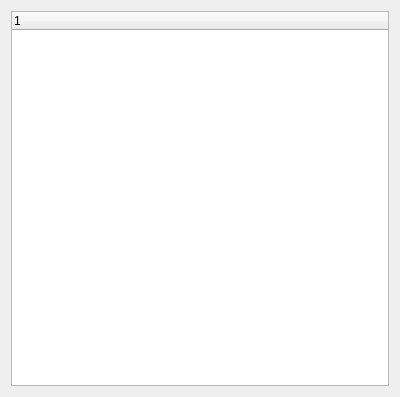
<ui version="4.0" >
 <class>OpenGL</class>
 <widget class="QWidget" name="OpenGL" >
  <property name="geometry" >
   <rect>
    <x>0</x>
    <y>0</y>
    <width>400</width>
    <height>397</height>
   </rect>
  </property>
  <property name="windowTitle" >
   <string>Form</string>
  </property>
  <layout class="QVBoxLayout" >
   <item>
    <widget class="QTreeWidget" name="glinfoTreeWidget" >
     <column>
      <property name="text" >
       <string>1</string>
      </property>
     </column>
    </widget>
   </item>
  </layout>
 </widget>
 <resources/>
 <connections/>
</ui>
